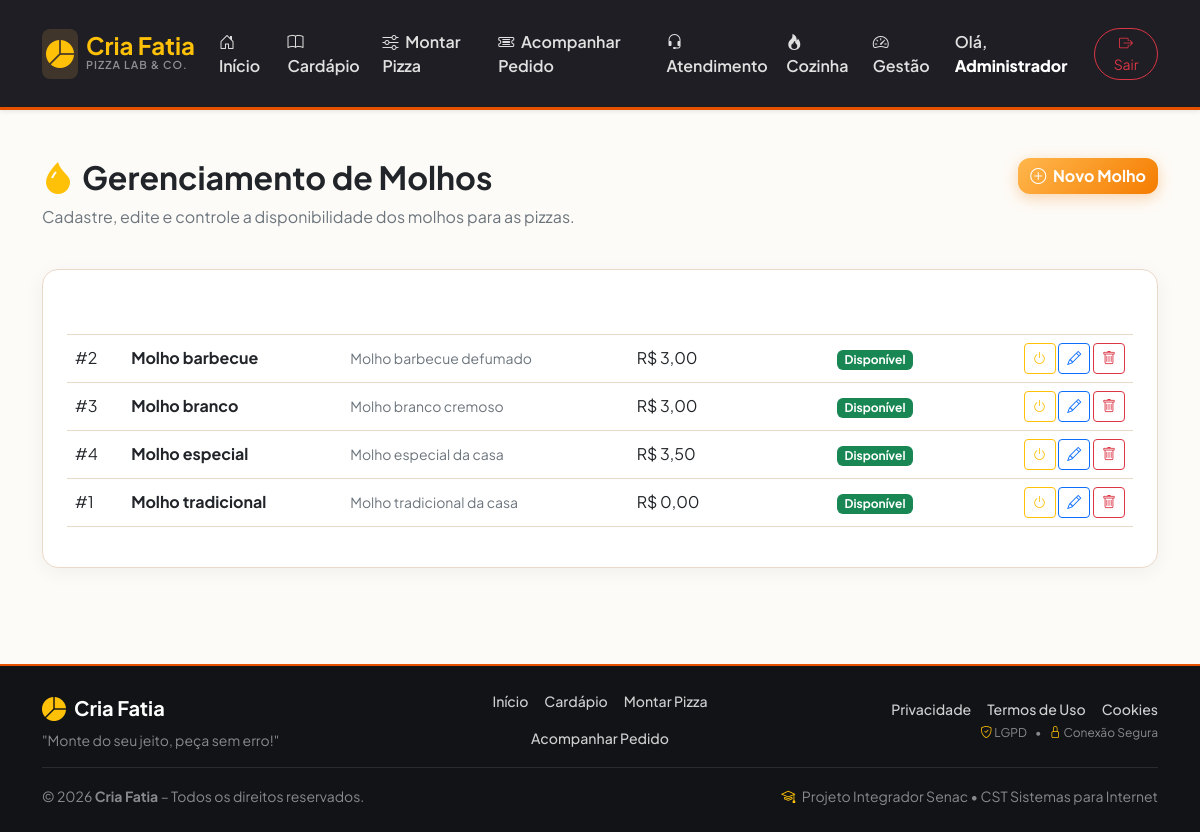
Screenshot of /cria-fatia/admin/molhos.php (signed in) with the database file from the repository.
### tables this page shows
CREATE TABLE `molhos` (
  `id` int unsigned NOT NULL AUTO_INCREMENT,
  `nome` varchar(100) NOT NULL,
  `descricao` text,
  `preco_adicional` decimal(10,2) NOT NULL DEFAULT '0.00',
  `disponivel` tinyint(1) NOT NULL DEFAULT '1',
  `criado_em` datetime NOT NULL DEFAULT CURRENT_TIMESTAMP,
  `atualizado_em` datetime DEFAULT NULL ON UPDATE CURRENT_TIMESTAMP,
  PRIMARY KEY (`id`),
  KEY `idx_molhos_disponivel` (`disponivel`),
  KEY `idx_molhos_nome` (`nome`)
);

### cria-fatia/includes/funcoes.php (called while the page is built, shortened)
<?php
function gerarCsrfToken() {
    return $_SESSION['csrf_token'];
}

### cria-fatia/admin/molhos.php (the view, shortened to what this page needs)
<?php
require_once __DIR__ . '/../includes/header.php';
require_once __DIR__ . '/../config/conexao.php';
$molhos = $pdo->query("SELECT * FROM molhos ORDER BY nome")->fetchAll();
$csrfToken = gerarCsrfToken();
?>
<div class="row mb-4">
    <div class="col-md-8">
        <h2 class="fw-bold"><i class="bi bi-droplet-fill text-warning me-2"></i>Gerenciamento de Molhos</h2>
        <p class="text-muted">Cadastre, edite e controle a disponibilidade dos molhos para as pizzas.</p>
    </div>
    <div class="col-md-4 text-md-end">
        <button class="btn btn-warning fw-bold text-dark" data-bs-toggle="modal" data-bs-target="#modalMolho" onclick="limparModal()">
            <i class="bi bi-plus-circle me-1"></i> Novo Molho
        </button>
    </div>
</div>
<div class="card shadow border-0 rounded-4">
    <div class="card-body p-4">
        <div class="table-responsive">
            <table class="table table-hover align-middle">
                <thead class="table-dark">
                    <tr>
                        <th>ID</th>
                        <th>Nome</th>
                        <th>Descrição</th>
                        <th>Preço Adicional</th>
                        <th>Status</th>
                        <th class="text-end">Ações</th>
                    </tr>
                </thead>
                <tbody>
                    <?php if (empty($molhos)): ?>
                        <tr><td colspan="6" class="text-center text-muted py-4">Nenhum molho cadastrado.</td></tr>
                    <?php else: ?>
                        <?php foreach($molhos as $m): ?>
                            <tr>
                                <td>#<?php echo $m['id']; ?></td>
                                <td class="fw-bold"><?php echo htmlspecialchars($m['nome']); ?></td>
                                <td class="text-muted small"><?php echo htmlspecialchars($m['descricao']); ?></td>
                                <td>R$ <?php echo number_format($m['preco_adicional'], 2, ',', '.'); ?></td>
                                <td>
                                    <?php if ($m['disponivel']): ?>
                                        <span class="badge bg-success">Disponível</span>
                                    <?php else: ?>
                                        <span class="badge bg-danger">Indisponível</span>
                                    <?php endif; ?>
                                </td>
                                <td class="text-end">
                                    <a href="molhos.php?toggle=<?php echo $m['id']; ?>&csrf_token=<?php echo $csrfToken; ?>" class="btn btn-sm btn-outline-<?php echo $m['disponivel'] ? 'warning' : 'success'; ?>" title="Alternar Disponibilidade">
                                        <i class="bi bi-power"></i>
                                    </a>
                                    <button class="btn btn-sm btn-outline-primary" onclick='editarMolho(<?php echo json_encode($m); ?>)' title="Editar">
                                        <i class="bi bi-pencil"></i>
                                    </button>
                                    <a href="molhos.php?excluir=<?php echo $m['id']; ?>&csrf_token=<?php echo $csrfToken; ?>" class="btn btn-sm btn-outline-danger" onclick="return confirm('Deseja realmente excluir este molho?');" title="Excluir">
                                        <i class="bi bi-trash"></i>
                                    </a>
                                </td>
                            </tr>
                        <?php endforeach; ?>
                    <?php endif; ?>
                </tbody>
            </table>
        </div>
    </div>
</div>
<?php require_once __DIR__ . '/../includes/footer.php'; ?>

### cria-fatia/assets/css/style.css (style rules this page uses)
:root { --primary: #e65100; --primary-hover: #f57c00; --accent: #ffb74d; --dark-bg: #1e1e24; --light-bg: #fdfbf7; --card-bg: #ffffff; --card-border: #ebd9c8; --text-main: #2b2b2b; --text-heading: #212529; --text-muted: #6c757d; --header-bg: #faf5ee; --navbar-bg: #1e1e24; --navbar-border: #e65100; --radius-sm: 12px; --radius-md: 16px; --shadow-sm: 0 4px 20px rgba(0, 0, 0, 0.05); --shadow-lg: 0 10px 30px rgba(230, 81, 0, 0.12); }
body { font-family: 'Plus Jakarta Sans', sans-serif; background-color: var(--light-bg); color: var(--text-main); min-height: 100vh; display: flex; flex-direction: column; }
h1, h2, h3, h4, h5, h6 { color: var(--text-heading) !important; }
.text-dark { color: var(--text-heading) !important; }
.text-muted { color: var(--text-muted) !important; }
.card { background-color: var(--card-bg) !important; border: 1px solid var(--card-border) !important; color: var(--text-main) !important; border-radius: var(--radius-md) !important; box-shadow: var(--shadow-sm) !important; }
.table { color: var(--text-main) !important; border-color: var(--card-border) !important; }
.table th, .table td { background-color: transparent !important; border-color: var(--card-border) !important; }
.btn-warning { background: linear-gradient(135deg, #ffb74d 0%, #f57c00 100%) !important; border: none !important; color: #ffffff !important; font-weight: 700; border-radius: var(--radius-sm) !important; box-shadow: 0 4px 15px rgba(245, 124, 0, 0.3); transition: all 0.2s ease; }

### rows the page displays
molhos: id "2", nome "Molho barbecue", descricao "Molho barbecue defumado", preco_adicional "3,00", disponivel "Disponível"
molhos: id "3", nome "Molho branco", descricao "Molho branco cremoso", preco_adicional "3,00", disponivel "Disponível"
molhos: id "4", nome "Molho especial", descricao "Molho especial da casa", preco_adicional "3,50", disponivel "Disponível"
molhos: id "1", nome "Molho tradicional", descricao "Molho tradicional da casa", preco_adicional "0,00", disponivel "Disponível"

### other values shown
$_SESSION['usuario_nome'] "Administrador"
